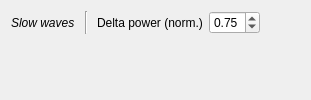
                     <widget class="QWidget" name="_sw_page">
                      <layout class="QVBoxLayout" name="verticalLayout_24">
                       <item>
                        <layout class="QGridLayout" name="gridLayout_9">
                         <item row="0" column="0" rowspan="2">
                          <widget class="QLabel" name="label_53">
                           <property name="font">
                            <font>
                             <italic>true</italic>
                            </font>
                           </property>
                           <property name="text">
                            <string>Slow waves</string>
                           </property>
                          </widget>
                         </item>
                         <item row="0" column="3" rowspan="2">
                          <widget class="QDoubleSpinBox" name="_ToolWaveTh">
                           <property name="toolTip">
                            <string>&lt;html&gt;&lt;head/&gt;&lt;body&gt;&lt;p&gt;Normalized Delta power threshold (between 0 and 1) &lt;/p&gt;&lt;/body&gt;&lt;/html&gt;</string>
                           </property>
                           <property name="maximum">
                            <double>1.000000000000000</double>
                           </property>
                           <property name="singleStep">
                            <double>0.050000000000000</double>
                           </property>
                           <property name="value">
                            <double>0.750000000000000</double>
                           </property>
                          </widget>
                         </item>
                         <item row="0" column="1" rowspan="2">
                          <widget class="Line" name="line_7">
                           <property name="minimumSize">
                            <size>
                             <width>10</width>
                             <height>0</height>
                            </size>
                           </property>
                           <property name="orientation">
                            <enum>Qt::Vertical</enum>
                           </property>
                          </widget>
                         </item>
                         <item row="0" column="2" rowspan="2">
                          <widget class="QLabel" name="label_46">
                           <property name="text">
                            <string>Delta power (norm.)</string>
                           </property>
                          </widget>
                         </item>
                         <item row="0" column="4" rowspan="2">
                          <spacer name="horizontalSpacer_8">
                           <property name="orientation">
                            <enum>Qt::Horizontal</enum>
                           </property>
                           <property name="sizeHint" stdset="0">
                            <size>
                             <width>40</width>
                             <height>20</height>
                            </size>
                           </property>
                          </spacer>
                         </item>
                        </layout>
                       </item>
                       <item>
                        <spacer name="verticalSpacer_12">
                         <property name="orientation">
                          <enum>Qt::Vertical</enum>
                         </property>
                         <property name="sizeHint" stdset="0">
                          <size>
                           <width>20</width>
                           <height>40</height>
                          </size>
                         </property>
                        </spacer>
                       </item>
                      </layout>
                     </widget>
